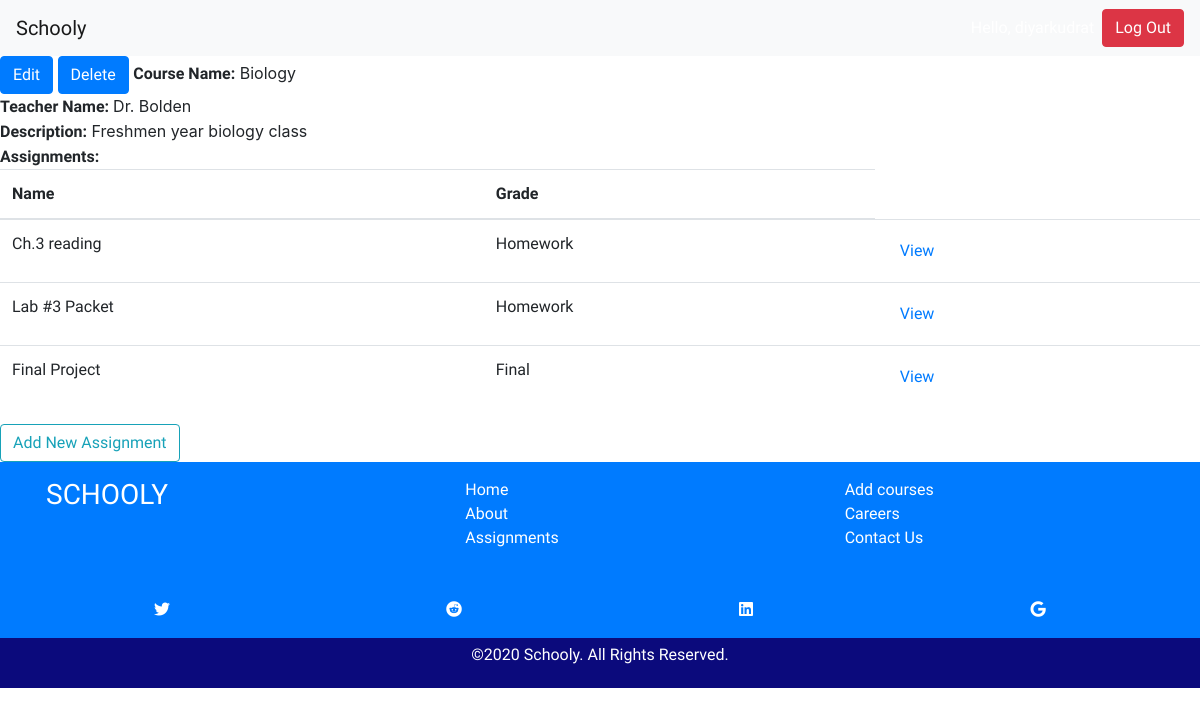
Page /courses/1/ (signed in) on the earlier database version.
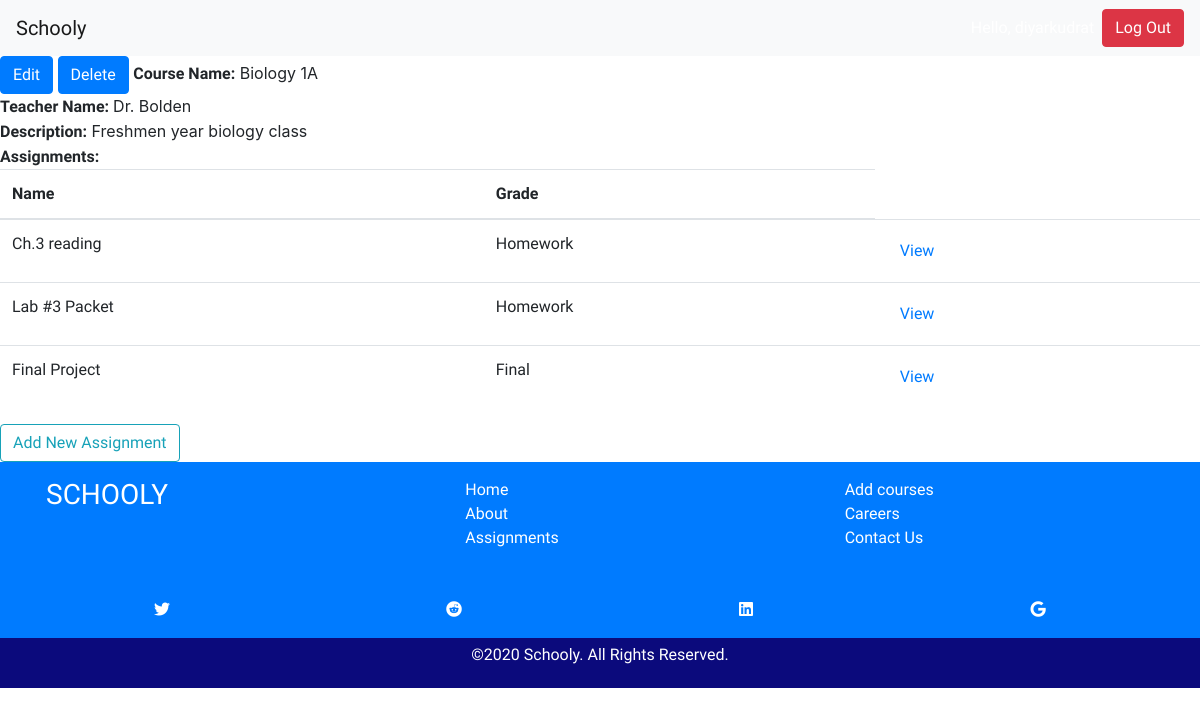
Same page on the later database version.
### classes/models.py (models this page shows, shortened)
class Course(models.Model):
    course_name = models.CharField(max_length=150)
    course_teacher = models.CharField(max_length=150, null=True)
    description = models.CharField(max_length=250)
    assigments = models.ManyToManyField(Assignment, blank=True, null=True, related_name="course_assignments")

### classes/views.py (the view)
# urls.py: path('courses/<int:pk>/', views.CourseDetailView.as_view(), name='course-detail-page'),
@method_decorator([login_required], name='dispatch')
class CourseDetailView(View):
    def get(self, request, *args, **kwargs):
        course = get_object_or_404(Course, pk=kwargs['pk'])
        specific_assignments = Assignment.objects.filter(course=course)
        context = {'course': course, 'specific_assignments': specific_assignments}
        return render(request, 'course_detail.html', context)

### classes/templates/course_detail.html
{% extends 'base.html' %}
{% block content %}
<a class="btn btn-primary" href="{% url 'edit-course-page' course.id %}" role="button">Edit</a>
<a class="btn btn-primary" href="{% url 'course-delete-page' course.id %}"  role="button">Delete</a>
<b>Course Name:</b> {{ course.course_name }}<br>
<b>Teacher Name: </b> {{ course.course_teacher }}<br>
<b>Description:</b> {{ course.description }}<br>
<b>Assignments: </b>
    <table class="table">
      <thead>
        <tr>
          <th scope="col">Name</th>
          <th scope="col">Grade</th>
        </tr>
      </thead>
      <tbody>
        {% for specific_assignment in specific_assignments %}
        <tr>
          <td href="#">{{ specific_assignment.name }}</td>
          <td>{{ specific_assignment.assignment_type }}</td>
          <td><a class="btn btn-link" href="#" role="button">View</a></td>
        </tr>
        {% endfor %}
      </tbody>
    </table>
<a class="btn btn-outline-info" href="{% url 'assignment-create-page' %}" role="button">Add New Assignment</a>
{% endblock %}

Differences in the rows shown:
changed Course "Dr. Bolden": course_name "Biology" → "Biology 1A"
